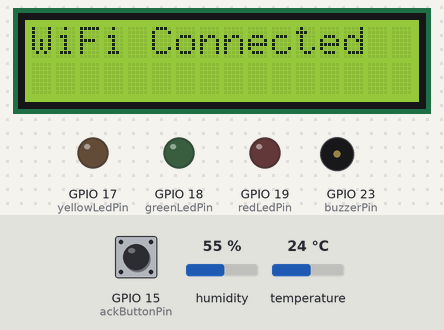
Recording of a sketch running on a simulated ESP32. On the bench: 16×2 character LCD, output pins drawn as LEDs (lit = HIGH), buzzer (waves = sounding). Inputs (shaded band) come from the test bench; at power-on: GPIO 15 (ackButtonPin) HIGH, humidity 55 %, temperature 24 °C. WiFi joins after 1.5 s; servers stay silent unless stated; the local clock reads 2024-03-15 10:24:30 at power-on unless the sketch sets it; web services answer with replies made up by the test bench; what the sketch prints to the serial monitor is not drawn.

Above: at 3.7 s.
At 6.3 s:
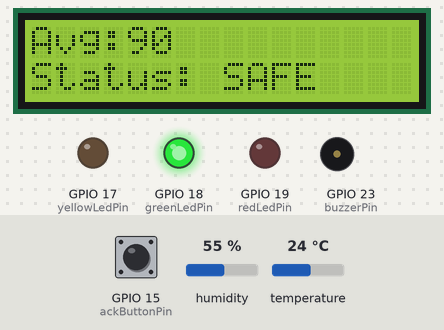
6.4 s: GPIO 15 (ackButtonPin) pulled LOW for 1.25 s
At 7.6 s:
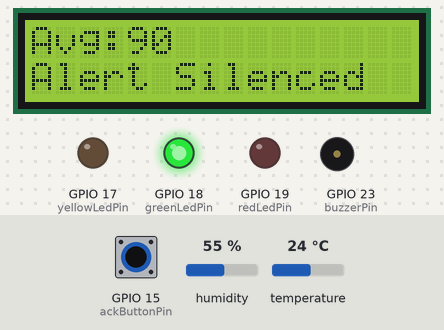
9.1 s: GPIO 15 (ackButtonPin) pulled LOW for 1.25 s
At 22.1 s:
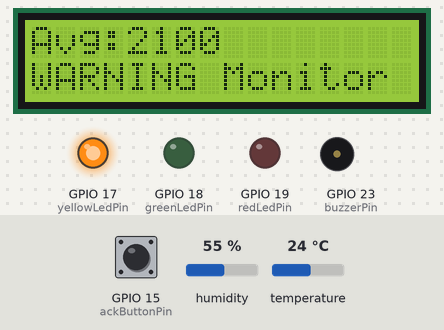
Timing chart, 0 to 23.3 s (numbered marks = the images above; inputs shaded):
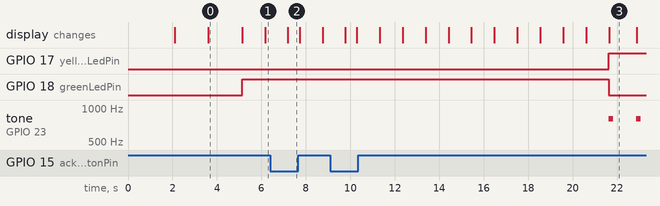

The sketch:

sketch.ino
```cpp
#include <Wire.h>
#include <LiquidCrystal_I2C.h>
#include <WiFi.h>
#include <HTTPClient.h>
#include <WiFiClientSecure.h>
#include <DHT.h>
#include <RTClib.h>

// ================= Wi-Fi =================
const char* ssid = "Wokwi-GUEST";
const char* password = "";

// ================= Telegram =================
const String botToken = "YOUR_BOT_TOKEN_HERE";   // <-- unga real token podunga
const String chatId   = "YOUR_CHAT_ID_HERE";

// ================= LCD =================
LiquidCrystal_I2C lcd(0x27, 16, 2);

// ================= RTC (DS1307) =================
RTC_DS1307 rtc;

// ================= DHT22 =================
#define DHTPIN 4
#define DHTTYPE DHT22
DHT dht(DHTPIN, DHTTYPE);

// ================= Pins =================
const int buzzerPin    = 23;
const int greenLedPin  = 18;
const int yellowLedPin = 17;
const int redLedPin    = 19;
const int ackButtonPin = 15;

// ================= Auto Simulation =================
int simulatedValue = 0;
int step = 150;

// ================= Moving Average (Trend Detection) =================
#define AVG_WINDOW 5
int readingWindow[AVG_WINDOW];
int windowIndex = 0;
int movingAverage = 0;

float humidity = 0;
float temperature = 0;

bool alertAcknowledged = false;
unsigned long lastAlertTime = 0;

String previousStatus = "";
String systemStatus = "SAFE";

// =================================================
String urlEncode(const String &str) {
  String encoded = "";
  char c, code0, code1;
  for (size_t i = 0; i < str.length(); i++) {
    c = str.charAt(i);
    if (isalnum((unsigned char)c)) {
      encoded += c;
    } else if (c == ' ') {
      encoded += "%20";
    } else {
      code1 = (c & 0x0F) + '0';
      if ((c & 0x0F) > 9) code1 = (c & 0x0F) - 10 + 'A';
      c = (c >> 4) & 0x0F;
      code0 = c + '0';
      if (c > 9) code0 = c - 10 + 'A';
      encoded += '%'; encoded += code0; encoded += code1;
    }
  }
  return encoded;
}

void setup() {
  Serial.begin(115200);

  pinMode(buzzerPin, OUTPUT);
  pinMode(greenLedPin, OUTPUT);
  pinMode(yellowLedPin, OUTPUT);
  pinMode(redLedPin, OUTPUT);
  pinMode(ackButtonPin, INPUT_PULLUP);

  dht.begin();
  delay(2000);  // DHT22 stabilize aaga time kudukrom

  if (!rtc.begin()) {
    Serial.println("RTC not found!");
  }
  // rtc.adjust(DateTime(F(__DATE__), F(__TIME__))); // first run only

  lcd.init();
  lcd.backlight();
  lcd.setCursor(0, 0);
  lcd.print("LANDSLIDE EWS");
  lcd.setCursor(0, 1);
  lcd.print("Connecting WiFi");

  WiFi.begin(ssid, password);
  while (WiFi.status() != WL_CONNECTED) {
    delay(500);
    Serial.print(".");
  }
  Serial.println("\nWiFi Connected!");

  lcd.clear();
  lcd.setCursor(0, 0);
  lcd.print("WiFi Connected");
  delay(1500);
  lcd.clear();

  // Initialize moving average window
  for (int i = 0; i < AVG_WINDOW; i++) {
    readingWindow[i] = 0;
  }
}

void loop() {

  // ---------------- Auto Simulated Soil Value ----------------
  simulatedValue += step;
  if (simulatedValue >= 4095 || simulatedValue <= 0) {
    step = -step;
  }

  // ---------------- Moving Average Calculation ----------------
  readingWindow[windowIndex] = simulatedValue;
  windowIndex = (windowIndex + 1) % AVG_WINDOW;

  long sum = 0;
  for (int i = 0; i < AVG_WINDOW; i++) {
    sum += readingWindow[i];
  }
  movingAverage = sum / AVG_WINDOW;

  // ---------------- DHT22 ----------------
  humidity    = dht.readHumidity();
  temperature = dht.readTemperature();

  if (isnan(humidity) || isnan(temperature)) {
    delay(200);
    humidity    = dht.readHumidity();
    temperature = dht.readTemperature();
  }

  if (isnan(humidity) || isnan(temperature)) {
    humidity = 0;
    temperature = 0;
  }

  DateTime now = rtc.now();

  // ---------------- Acknowledge Button ----------------
  if (digitalRead(ackButtonPin) == LOW) {
    alertAcknowledged = true;
    noTone(buzzerPin);
    lcd.setCursor(0, 1);
    lcd.print("Alert Silenced ");
    delay(500);
  }

  // ---------------- Serial Debug ----------------
  Serial.print("Value: "); Serial.print(simulatedValue);
  Serial.print(" | Moving Avg: "); Serial.print(movingAverage);
  Serial.print(" | Humidity: "); Serial.print(humidity);
  Serial.print(" | Time: "); Serial.print(now.hour());
  Serial.print(":"); Serial.println(now.minute());

  // ---------------- LCD Line 1 ----------------
  lcd.setCursor(0, 0);
  lcd.print("Avg:");
  lcd.print(movingAverage);
  lcd.print("     ");

  // ---------------- 3-Stage Logic (Using Moving Average) ----------------
  if (movingAverage > 3000) {
    // ---------- DANGER ----------
    systemStatus = "DANGER";
    digitalWrite(redLedPin, HIGH);
    digitalWrite(yellowLedPin, LOW);
    digitalWrite(greenLedPin, LOW);

    if (!alertAcknowledged) {
      tone(buzzerPin, 1500);
    }

    lcd.setCursor(0, 1);
    lcd.print("DANGER! ALERT  ");

    if (millis() - lastAlertTime > 10000) {
      String msg = "🚨  DANGER ALERT - NER 🚨\n"
                   "⚠️  Value: " + String(simulatedValue) + "\n"
                   "📊  Moving Avg: " + String(movingAverage) + "\n"
                   "💧  Humidity: " + String((int)humidity) + "%";
      sendTelegramMessage(msg);
      lastAlertTime = millis();
      alertAcknowledged = false;
    }
  }
  else if (movingAverage >= 2000) {
    // ---------- WARNING ----------
    systemStatus = "WARNING";
    digitalWrite(redLedPin, LOW);
    digitalWrite(yellowLedPin, HIGH);
    digitalWrite(greenLedPin, LOW);
    tone(buzzerPin, 800, 200);

    lcd.setCursor(0, 1);
    lcd.print("WARNING Monitor ");

    if (previousStatus != "WARNING") {
      String msg = "WARNING - NER\n"
                   "Value: " + String(simulatedValue) + "\n"
                   "Moving Avg: " + String(movingAverage) + "\n"
                   "Humidity: " + String((int)humidity) + "%";
      sendTelegramMessage(msg);
    }
  }
  else {
    // ---------- SAFE ----------
    systemStatus = "SAFE";
    digitalWrite(redLedPin, LOW);
    digitalWrite(yellowLedPin, LOW);
    digitalWrite(greenLedPin, HIGH);
    noTone(buzzerPin);

    lcd.setCursor(0, 1);
    lcd.print("Status: SAFE    ");

    if (previousStatus != "SAFE" && previousStatus != "") {
      String msg = "SYSTEM NORMAL - NER\nStatus: SAFE";
      sendTelegramMessage(msg);
    }
    alertAcknowledged = false;
  }

  previousStatus = systemStatus;

  delay(1000);
}

// =================================================
void sendTelegramMessage(String message) {
  if (WiFi.status() != WL_CONNECTED) {
    Serial.println("WiFi Disconnected!");
    return;
  }

  WiFiClientSecure client;
  client.setInsecure();

  HTTPClient http;
  String url = "https://api.telegram.org/bot" + botToken +
               "/sendMessage?chat_id=" + chatId +
               "&text=" + urlEncode(message);

  Serial.println("Sending Telegram...");

  if (http.begin(client, url)) {
    int code = http.GET();
    Serial.print("Telegram HTTP Code: ");
    Serial.println(code);
    if (code != 200) {
      Serial.println(http.getString());
    }
    http.end();
  }
}
```

Measured:
- after the input at 6.4 s, the display: changes after 0.79 s (image 2)
- after the input at 9.1 s, GPIO 17 (yellowLedPin): LOW → HIGH after 12.5 s instead of 12.0 s; GPIO 18 (greenLedPin): HIGH → LOW after 12.5 s instead of 12.0 s; the display: first changes after 0.67 s (image 3 shows a later state)
- what the display in image 0 shows lasts 1.5 s, from 3.6 s to 5.1 s
